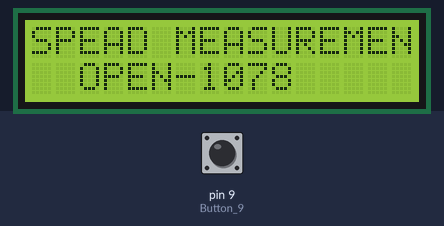
This sketch was run on a simulated Arduino Uno, built with avr-gcc and run on an emulated ATmega328P. Parts: 16×2 character LCD. The inputs (shaded band) are chosen by the test bench; at power-on: pin 9 (Button_9) HIGH. What the sketch prints to the serial monitor is not drawn.

Above: at 1.2 s.
1.3 s: pin 9 (Button_9) pulled LOW for 3.2 s
At 2.7 s:
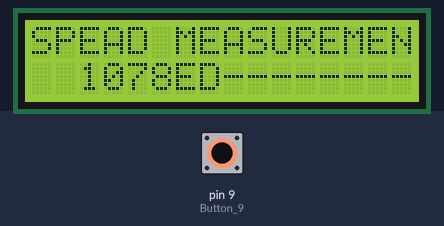
6.0 s: pin 9 (Button_9) pulled LOW for 0.3 s
At 6.18 s:
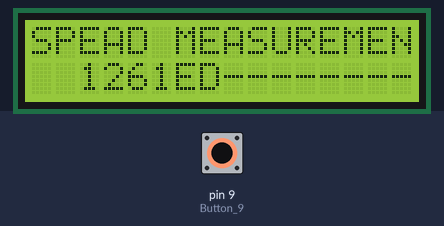
7.8 s: pin 9 (Button_9) pulled LOW for 1 s
At 8.7 s:
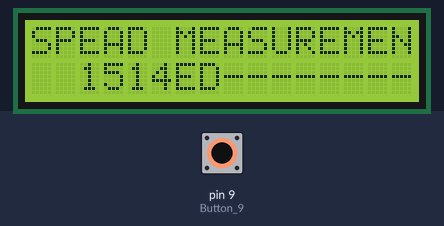
10.3 s: pin 9 (Button_9) pulled LOW for 0.3 s
At 10.9 s:
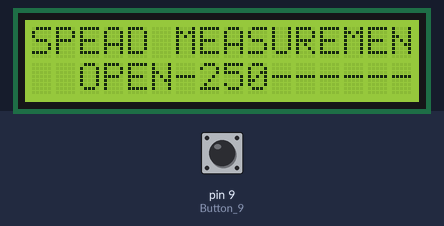
Timing chart, 0 to 13.3 s (numbered marks = the images above; inputs shaded):
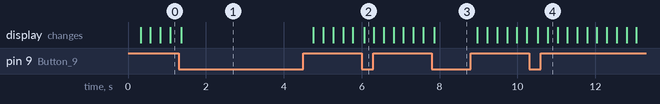

Measured:
- after the input at 1.3 s, the display: changes after 0.07 s (image 1)
- after the input at 6.0 s, the display: changes after 0.06 s (image 2)
- after the input at 7.8 s, the display: changes after 0.06 s (image 3)
- after the input at 10.3 s, the display: first changes after 0.22 s (image 4 shows a later state)

The sketch:

SpeadMeasurement.ino
```cpp
/*

https://github.com/johnrickman/LiquidCrystal_I2C

*/

//========================================================================================
#include <LiquidCrystal_I2C.h>

LiquidCrystal_I2C lcd(0x27, 16, 2); // I2C address 0x27, 16 column and 2 rows

unsigned long startTime;
unsigned long elapsedTime;

const int Button_9 = 9;
int Button_State_9 = 0;
//========================================================================================
void setup()
{
  lcd.init(); // initialize the lcd
  lcd.backlight();
  pinMode(Button_9, INPUT);             // initialize t:

  Serial.begin(9600);  //Initiate Serial communication.

}
//========================================================================================
void loop()
{
   Serial.print("\n========SPEAD============\n");
  Button_State_9 = digitalRead(Button_9);
  if (Button_State_9 == LOW)
        {
          lcd.clear();
          lcd.print("SPEAD MEASUREMENT 2025");
          Serial.print("\n---LOW ");
           lcd.setCursor(2, 1);         // move cursor to   (2, 1)
            lcd.print("CLOSED--------");
            lcd.setCursor(2, 1);
            lcd.print(elapsedTime);
            Serial.print(elapsedTime);

          startTime = millis(); // Start timing

        } else
        {
          Serial.print("\n----HIGH ");
            lcd.setCursor(2, 1);         // move cursor to   (2, 1)
            lcd.print("OPEN-");
            elapsedTime = millis() - startTime;

            lcd.print(elapsedTime);
            Serial.print(elapsedTime);
        }
 delay(200);
 // lcd.clear();                 // clear display
  lcd.setCursor(0, 0);         // move cursor to   (0, 0)
  lcd.print("SPEAD MEASUREMENT 2025");        // print message at (0, 0)
  lcd.setCursor(2, 1);         // move cursor to   (2, 1)
// lcd.print("20 m/s "); // print message at (2, 1)
 //  delay(200);                 // display the above for two seconds

// lcd.clear();                 // clear display
  lcd.setCursor(0, 0);         // move cursor to   (0, 0)
  lcd.print("SPEAD MEASUREMENT 2025");        // print message at (0, 0)
  lcd.setCursor(2, 1);         // move cursor to   (2, 1)
 //  lcd.print("40 m/s "); // print message at (2, 1)
 //  delay(200);                  // display the above for two seconds
}
//========================================================================================
```
